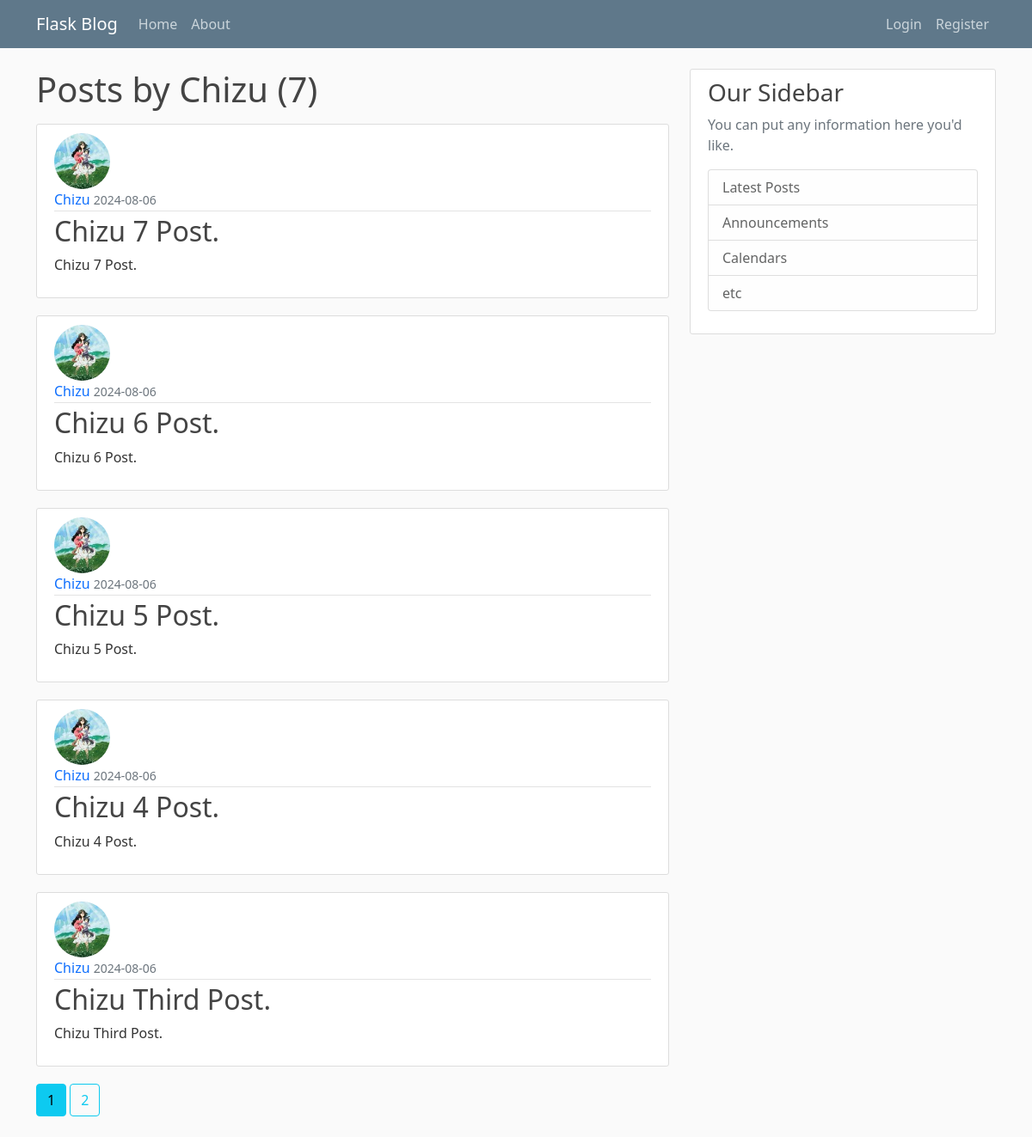
The app's page /user/Chizu, older data.
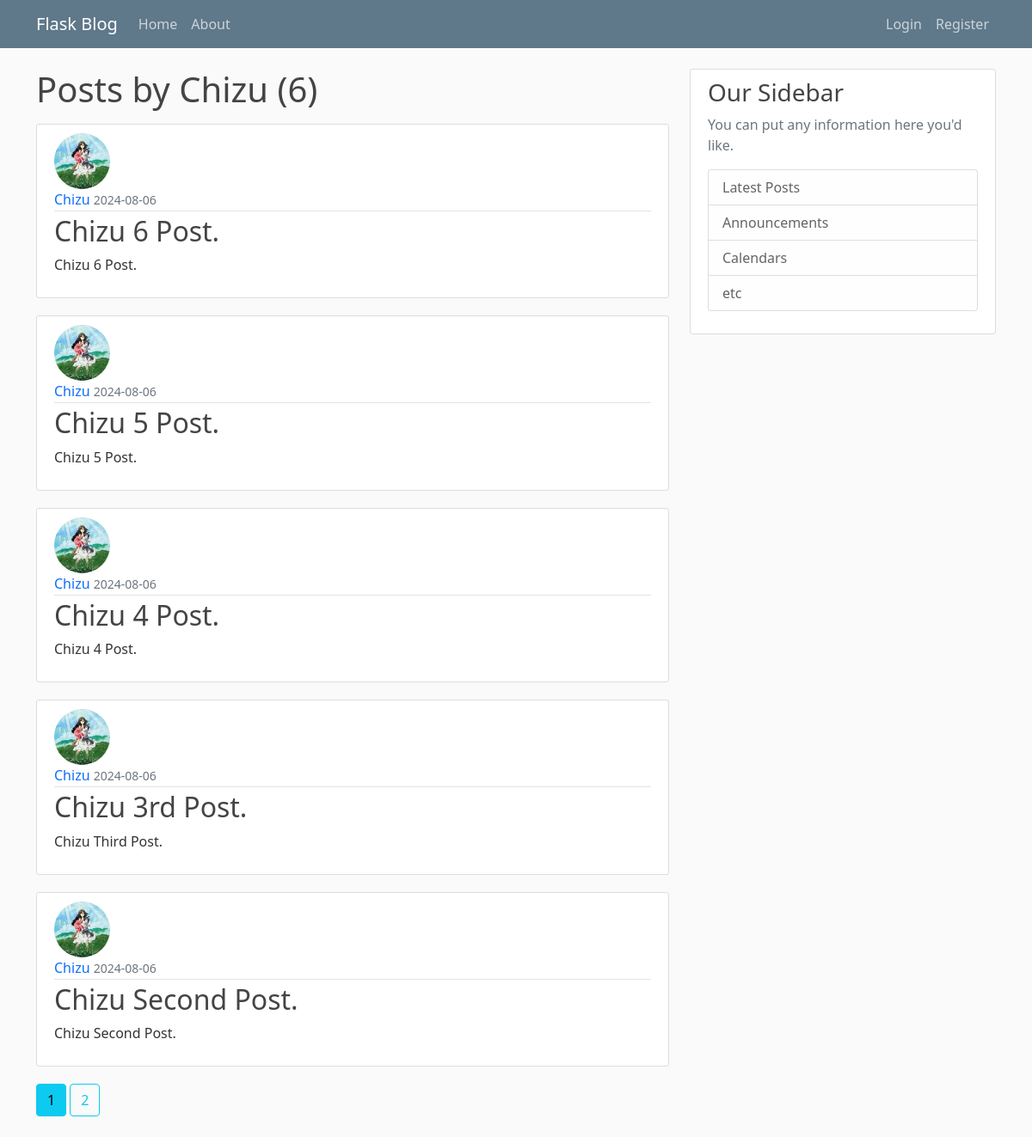
The same page, newer data.
### flaskBlog/models.py (models this page shows, shortened)
class Post(db.Model):
    id = db.Column(db.Integer, primary_key=True)
    title = db.Column(db.String(100), nullable=False)
    date_posted = db.Column(db.DateTime, nullable=False, default=datetime.utcnow)
    content = db.Column(db.Text, nullable=False)
    user_id = db.Column(db.Integer, db.ForeignKey('user.id'), nullable=False)

class User(db.Model, UserMixin):
    id = db.Column(db.Integer, primary_key=True)
    username = db.Column(db.String(20), unique=True, nullable=False)
    email = db.Column(db.String(120), unique=True, nullable=False)
    image_file = db.Column(db.String(20), nullable=False, default='default.jpg')
    password = db.Column(db.String(60), nullable=False)
    posts = db.relationship('Post', backref='author', lazy=True)

### flaskBlog/routes.py (the view)
@app.route("/user/<string:username>")
def user_posts(username):
    page = request.args.get('page', 1, type=int)
    user = User.query.filter_by(username=username).first_or_404()
    posts = Post.query.filter_by(author=user).order_by(Post.date_posted.desc()).paginate(page=page, per_page=5)   #-->paginate is for pagination
    return render_template("user_posts.html", posts=posts, user=user)

### flaskBlog/templates/user_posts.html
{% extends "layout.html" %}
{% block content %}
<h1 class="mb-3">Posts by {{ user.username}} ({{ posts.total }})</h1>
{% for post in posts.items %}
<article class="media content-section">
    <img class="rounded-circle article-img"
        src="{{ url_for('static', filename='profile_pics/' + post.author.image_file) }}">
    <div class="media-body">
        <div class="article-metadata">
            <a class="mr-2" href="{{ url_for('user_posts', username=post.author.username) }}"
                style="text-decoration: none;">{{
                post.author.username }}</a>
            <small class="text-muted">{{ post.date_posted.strftime('%Y-%m-%d') }}</small>
        </div>
        <h2><a class="article-title" href="{{ url_for('post', post_id=post.id) }}" style="text-decoration: none;">{{
                post.title }}</a></h2>
        <p class="article-content">{{ post.content }}</p>
    </div>
</article>
{% endfor %}
{% for page_num in posts.iter_pages(left_edge=1, right_edge=1, left_current=1, right_current=2) %}
{% if page_num %}
{% if posts.page == page_num %}
<a class="btn btn-info mb-4" href="{{ url_for('user_posts', username=user.username, page=page_num) }}">{{ page_num
    }}</a>
{% else %}
<a class="btn btn-outline-info mb-4" href="{{ url_for('user_posts', username=user.username, page=page_num) }}">{{
    page_num }}</a>
{% endif %}
{% else %}
...
{% endif %}
{% endfor %}
{% endblock content %}

Row changes from the older to the newer data that the page shows:
removed Post: image_file (picture), author.username "Chizu", date_posted "2024-08-06", title "Chizu 7 Post.", content "Chizu 7 Post."
changed Post "Chizu Third Post.": title "Chizu Third Post." → "Chizu 3rd Post."
now on this page (row unchanged): Post: image_file (picture), author.username "Chizu", date_posted "2024-08-06", title "Chizu Second Post.", content "Chizu Second Post."
Text that changed along with them:
{{ posts.total }}: "7" → "6"
